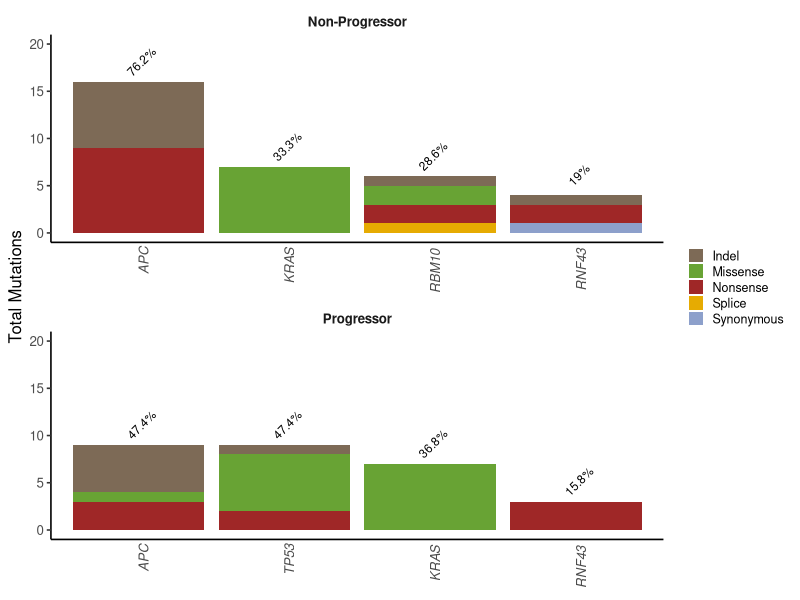

Reproduce this figure in R.
library(readr)
library(dplyr)
library(tidyr)
library(ggplot2)
library(patchwork)

#### Prep ####
# Read in data
prog <- read_tsv("data/variants/dndscv/dndscv_genes_prog_pre.tsv") |>
  mutate(group = "Progressor")
non_prog <- read_tsv("data/variants/dndscv/dndscv_genes_non_prog_pre.tsv") |>
  mutate(group = "Non-Progressor")
prog_ci <- read_tsv("data/variants/dndscv/prog_pre_gene_ci.tsv") |>
  mutate(group = "Progressor")
non_prog_ci <- read_tsv("data/variants/dndscv/non_prog_pre_gene_ci.tsv") |>
  mutate(group = "Non-Progressor")

# combine dfs
combined_muts <- bind_rows(prog, non_prog)
  # arrange(qglobal_cv) |>
  # select(gene_name, group, starts_with("q")) # view top results

combine_ci <- bind_rows(prog_ci, non_prog_ci) |>
  rename(gene_name = gene) 

# n in each group
n_prog <- 19
n_nprog <- 21

# Reshape and filter data
muts_df <- combined_muts |>
  select(gene_name, qglobal_cv, group, n_syn, n_mis, n_non, n_spl, n_ind) |>
  pivot_longer(
    cols = starts_with("n_"),
    names_to = "mutation_type",
    values_to = "count"
  ) |>
  mutate(
    mutation_type = recode(mutation_type,
      n_syn = "Synonymous", n_mis = "Missense", n_non = "Nonsense",
      n_spl = "Splice", n_ind = "Indel"
    )
  )

ci_df <- combine_ci |>
  tidyr::pivot_longer(cols = starts_with(c("mis", "tru")),
                      names_to = c("type", ".value"),
                      names_pattern = "(mis|tru)_(.*)") |>
  mutate(type = dplyr::recode(type,
                         "mis" = "Missense",
                         "tru" = "Truncating")
        ) |>
  rename(dnds = mle)

# Only significant genes
sig_muts_sums <- muts_df |>
  filter(qglobal_cv < 0.05) |>
  group_by(gene_name, group, mutation_type) |>
  summarise(total = sum(count), .groups = "drop")

# Get genes for plot
genes_to_plot <- sig_muts_sums |>
  group_by(gene_name) |>
  arrange(desc(total)) |>
  pull(gene_name) |>
  unique()

# Get percentage mutated
gene_pct <- sig_muts_sums |>
  group_by(group, gene_name) |>
  summarise(total_mut = sum(total), .groups = "drop") |>
  mutate(percent_samples = round(100 * total_mut / ifelse(group == "Progressor", n_prog, n_nprog), 1))

##### Plot ##### 
# Define colours
mutation_colours <- c(
  "Synonymous" = "#8DA0CB",   # slate blue-grey
  "Missense"   = "#68a334ff",   # muted green
  "Nonsense"   = "#9f2727ff",   # softer, warm red
  "Splice"     = "#E6AB02",   # goldenrod
  "Indel"      = "#7d6a56ff"    # teal
)

# Mutation count barplot
counts_barplot <- ggplot(sig_muts_sums, aes(x = reorder(gene_name, -total), y = total, fill = mutation_type)) +
  geom_col() +
  geom_text(
    data = gene_pct,
    aes(x = gene_name, y = total_mut + 2.5 , label = paste0(percent_samples, "%")),
    inherit.aes = FALSE, 
    vjust = 1, size = 3, angle = 45
  ) +
  facet_wrap(~group, scales = "free_x", ncol =1, strip.position = "top") +
  scale_fill_manual(values = mutation_colours) +
  labs(
    x = NULL,
    y = "Total Mutations",
    fill = NULL
  ) +
  theme_classic(base_size = 12) +
  theme(
    panel.grid = element_blank(),
    axis.line = element_line(colour = "black"),
   # axis.line.x = element_blank(),
    axis.ticks.x = element_blank(),
    axis.text.x = element_text(angle = 90, hjust = 1.2, face = "italic"),
    strip.background = element_blank(),
    strip.text = element_text(face = "bold"),
    legend.position = "right",
    legend.key.size = unit(0.4, "cm"),
    legend.text = element_text(size = 9),
    legend.title = element_text(size = 9)
  ) +
  scale_y_continuous(limits = c(0,20))

ggsave(
  "plots/dndscv/precursors/dndscv_counts_barplot.png",
  plot = counts_barplot, height = 5.5, width = 3.5, dpi = 300
)

# dnds ratios barplot
# dnds_plot <- ggplot(ci_df, aes(x = gene_name, y = dnds, fill = type)) +
#   geom_col(position = position_dodge(width = 0.9)) +
#   geom_errorbar(
#     aes(ymin = low, ymax = high),
#     width = 0.3,
#     position = position_dodge(width = 0.9)
#   ) +
#   facet_wrap(~group, ncol = 1) +
#   scale_y_log10() +
#   scale_fill_brewer(palette = "Set2") +
#   labs(
#     x = "Gene",
#     y = "dN/dS (log scale)",
#     fill = NULL
#   ) +
#   theme_classic(base_size = 12) +
#   theme(
#     axis.text.x = element_text(angle = 45, hjust = 1, face = "italic"),
#     strip.text = element_text(face = "bold"),
#     legend.position = "right"
#   )

# ggsave("plots/dndscv/precursors/dnds_ratios_barplot.png",
#        plot = dnds_plot, height = 5, width = 6, dpi = 300)
